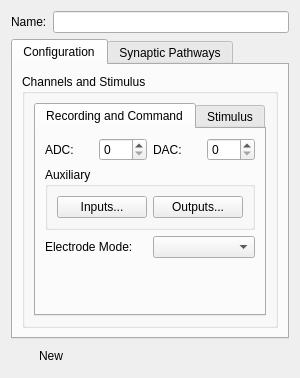
<?xml version="1.0" encoding="UTF-8"?>
<ui version="4.0">
 <class>RecordingSourceWidget</class>
 <widget class="QWidget" name="RecordingSourceWidget">
  <property name="geometry">
   <rect>
    <x>0</x>
    <y>0</y>
    <width>300</width>
    <height>378</height>
   </rect>
  </property>
  <property name="windowTitle">
   <string>Form</string>
  </property>
  <layout class="QGridLayout" name="gridLayout_5">
   <item row="0" column="0">
    <layout class="QHBoxLayout" name="horizontalLayout_4">
     <item>
      <widget class="QLabel" name="label">
       <property name="text">
        <string>Name:</string>
       </property>
       <property name="buddy">
        <cstring>nameLineEdit</cstring>
       </property>
      </widget>
     </item>
     <item>
      <widget class="QLineEdit" name="nameLineEdit">
       <property name="toolTip">
        <string>Recording source name</string>
       </property>
      </widget>
     </item>
    </layout>
   </item>
   <item row="1" column="0">
    <widget class="QTabWidget" name="tabWidget">
     <property name="currentIndex">
      <number>0</number>
     </property>
     <widget class="QWidget" name="configurationTab">
      <attribute name="title">
       <string>Configuration</string>
      </attribute>
      <layout class="QGridLayout" name="gridLayout_4">
       <item row="0" column="0">
        <widget class="QGroupBox" name="channelsGroupBox">
         <property name="title">
          <string>Channels and Stimulus</string>
         </property>
         <layout class="QGridLayout" name="gridLayout_2">
          <item row="0" column="0">
           <widget class="QTabWidget" name="tabWidget">
            <property name="toolTip">
             <string>Select page for channels configuration or an overview of synaptic pathways in this recording source</string>
            </property>
            <property name="statusTip">
             <string>Select page for channels configuration or an overview of synaptic pathways in this recording source</string>
            </property>
            <property name="whatsThis">
             <string>Select page for channels configuration or an overview of synaptic pathways in this recording source</string>
            </property>
            <property name="currentIndex">
             <number>0</number>
            </property>
            <widget class="QWidget" name="recordingAndCommandChannelsTab">
             <attribute name="title">
              <string>Recording and Command</string>
             </attribute>
             <layout class="QGridLayout" name="gridLayout">
              <item row="1" column="0">
               <widget class="QGroupBox" name="groupBox">
                <property name="title">
                 <string>Auxiliary</string>
                </property>
                <layout class="QHBoxLayout" name="horizontalLayout_3">
                 <item>
                  <widget class="QPushButton" name="auxInPushButton">
                   <property name="text">
                    <string>Inputs...</string>
                   </property>
                   <property name="flat">
                    <bool>false</bool>
                   </property>
                  </widget>
                 </item>
                 <item>
                  <widget class="QPushButton" name="auxOutPushButton">
                   <property name="text">
                    <string>Outputs...</string>
                   </property>
                   <property name="flat">
                    <bool>false</bool>
                   </property>
                  </widget>
                 </item>
                </layout>
               </widget>
              </item>
              <item row="0" column="0">
               <layout class="QHBoxLayout" name="horizontalLayout">
                <item>
                 <widget class="QLabel" name="label_2">
                  <property name="text">
                   <string>ADC:</string>
                  </property>
                 </widget>
                </item>
                <item>
                 <widget class="QSpinBox" name="adcSpinBox"/>
                </item>
                <item>
                 <widget class="QLabel" name="label_3">
                  <property name="text">
                   <string>DAC:</string>
                  </property>
                 </widget>
                </item>
                <item>
                 <widget class="QSpinBox" name="dacSpinBox"/>
                </item>
               </layout>
              </item>
              <item row="2" column="0">
               <layout class="QHBoxLayout" name="horizontalLayout_2">
                <item>
                 <widget class="QLabel" name="label_4">
                  <property name="toolTip">
                   <string>Recording Electrode Mode</string>
                  </property>
                  <property name="statusTip">
                   <string>Recording Electrode Mode</string>
                  </property>
                  <property name="whatsThis">
                   <string>Recording Electrode Mode</string>
                  </property>
                  <property name="text">
                   <string>Electrode Mode:</string>
                  </property>
                 </widget>
                </item>
                <item>
                 <widget class="QComboBox" name="electrodeModeComboBox">
                  <property name="frame">
                   <bool>true</bool>
                  </property>
                 </widget>
                </item>
               </layout>
              </item>
              <item row="3" column="0">
               <spacer name="verticalSpacer">
                <property name="orientation">
                 <enum>Qt::Orientation::Vertical</enum>
                </property>
                <property name="sizeHint" stdset="0">
                 <size>
                  <width>20</width>
                  <height>40</height>
                 </size>
                </property>
               </spacer>
              </item>
             </layout>
            </widget>
            <widget class="QWidget" name="stimulusChannelsTab">
             <attribute name="title">
              <string>Stimulus</string>
             </attribute>
             <layout class="QGridLayout" name="gridLayout_6">
              <item row="0" column="0">
               <layout class="QVBoxLayout" name="verticalLayout">
                <item>
                 <layout class="QHBoxLayout" name="horizontalLayout_5">
                  <item>
                   <widget class="QPushButton" name="stimulusPushButton">
                    <property name="text">
                     <string>Stimulus...</string>
                    </property>
                    <property name="flat">
                     <bool>false</bool>
                    </property>
                   </widget>
                  </item>
                  <item>
                   <spacer name="horizontalSpacer">
                    <property name="orientation">
                     <enum>Qt::Orientation::Horizontal</enum>
                    </property>
                    <property name="sizeHint" stdset="0">
                     <size>
                      <width>40</width>
                      <height>20</height>
                     </size>
                    </property>
                   </spacer>
                  </item>
                 </layout>
                </item>
                <item>
                 <widget class="TableEditorWidget" name="stimulusChannelsListTable" native="true">
                  <property name="sizePolicy">
                   <sizepolicy hsizetype="MinimumExpanding" vsizetype="Preferred">
                    <horstretch>0</horstretch>
                    <verstretch>0</verstretch>
                   </sizepolicy>
                  </property>
                 </widget>
                </item>
               </layout>
              </item>
             </layout>
            </widget>
           </widget>
          </item>
         </layout>
        </widget>
       </item>
      </layout>
     </widget>
     <widget class="QWidget" name="synapticPathwaysTab">
      <attribute name="title">
       <string>Synaptic Pathways</string>
      </attribute>
      <layout class="QGridLayout" name="gridLayout_3">
       <item row="0" column="0">
        <widget class="TableEditorWidget" name="synapticPathwaysTable" native="true">
         <property name="sizePolicy">
          <sizepolicy hsizetype="MinimumExpanding" vsizetype="Preferred">
           <horstretch>0</horstretch>
           <verstretch>0</verstretch>
          </sizepolicy>
         </property>
        </widget>
       </item>
      </layout>
     </widget>
    </widget>
   </item>
   <item row="2" column="0">
    <layout class="QHBoxLayout" name="horizontalLayout_7">
     <item>
      <widget class="QPushButton" name="createObjectPushButton">
       <property name="text">
        <string>New</string>
       </property>
       <property name="flat">
        <bool>true</bool>
       </property>
      </widget>
     </item>
     <item>
      <spacer name="horizontalSpacer_2">
       <property name="orientation">
        <enum>Qt::Orientation::Horizontal</enum>
       </property>
       <property name="sizeHint" stdset="0">
        <size>
         <width>40</width>
         <height>20</height>
        </size>
       </property>
      </spacer>
     </item>
    </layout>
   </item>
  </layout>
 </widget>
 <customwidgets>
  <customwidget>
   <class>TableEditorWidget</class>
   <extends>QWidget</extends>
   <header location="global">gui.widgets.tableeditorwidget</header>
   <container>1</container>
  </customwidget>
 </customwidgets>
 <resources/>
 <connections/>
</ui>
